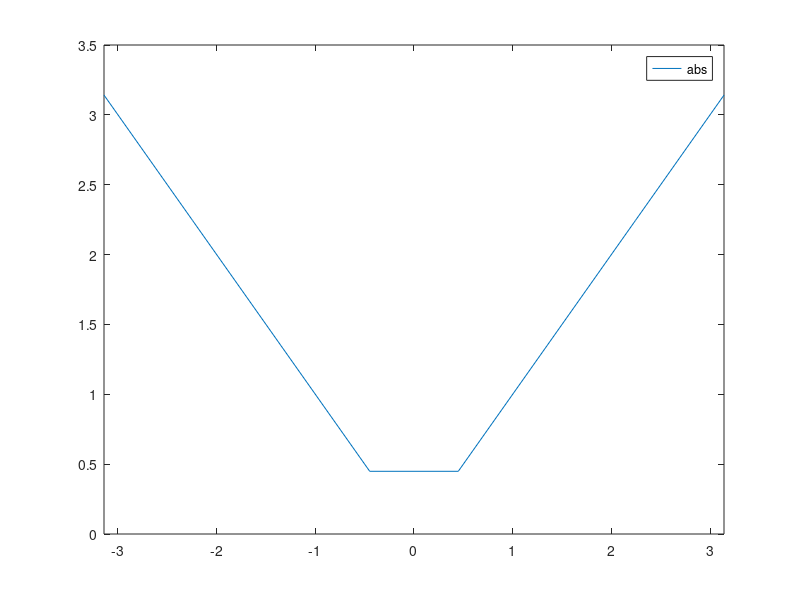
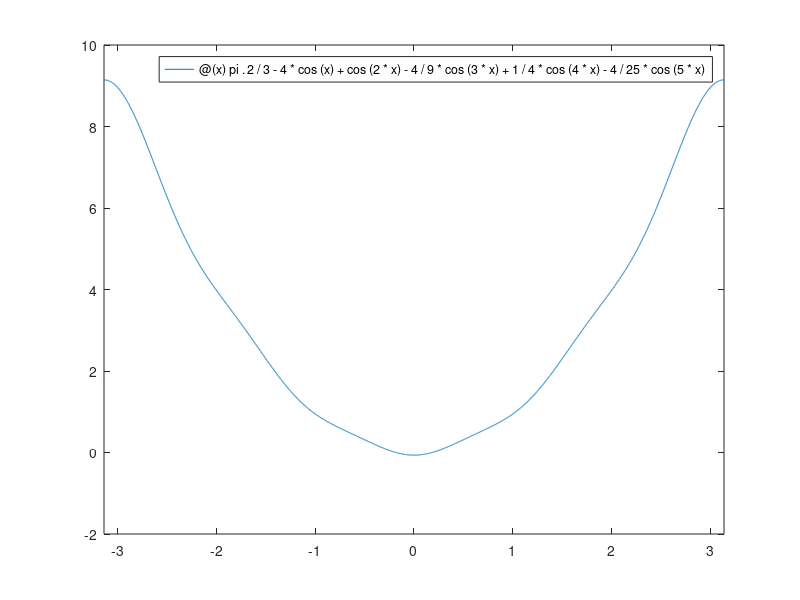

Here is the MATLAB script that generated these plots, in order:
%{
P482 6.
f(x) = |x|
%}
fn1 = @abs;
f1 = figure;
figure(f1);
fplot(fn1, [-pi, pi])
saveas(gcf,'abs.png')

%{
P482 14.
f(x) = x^2
%}
fn2 = @(x) pi.^2/3 - 4 * cos(x) + cos(2 * x) - 4 / 9 * cos(3 *x) + 1 / 4 * cos(4 * x) - 4 / 25 * cos(5 * x);
f2 = figure;
figure(f2);
fplot(fn2, [-pi, pi])
saveas(gcf,'square.png')